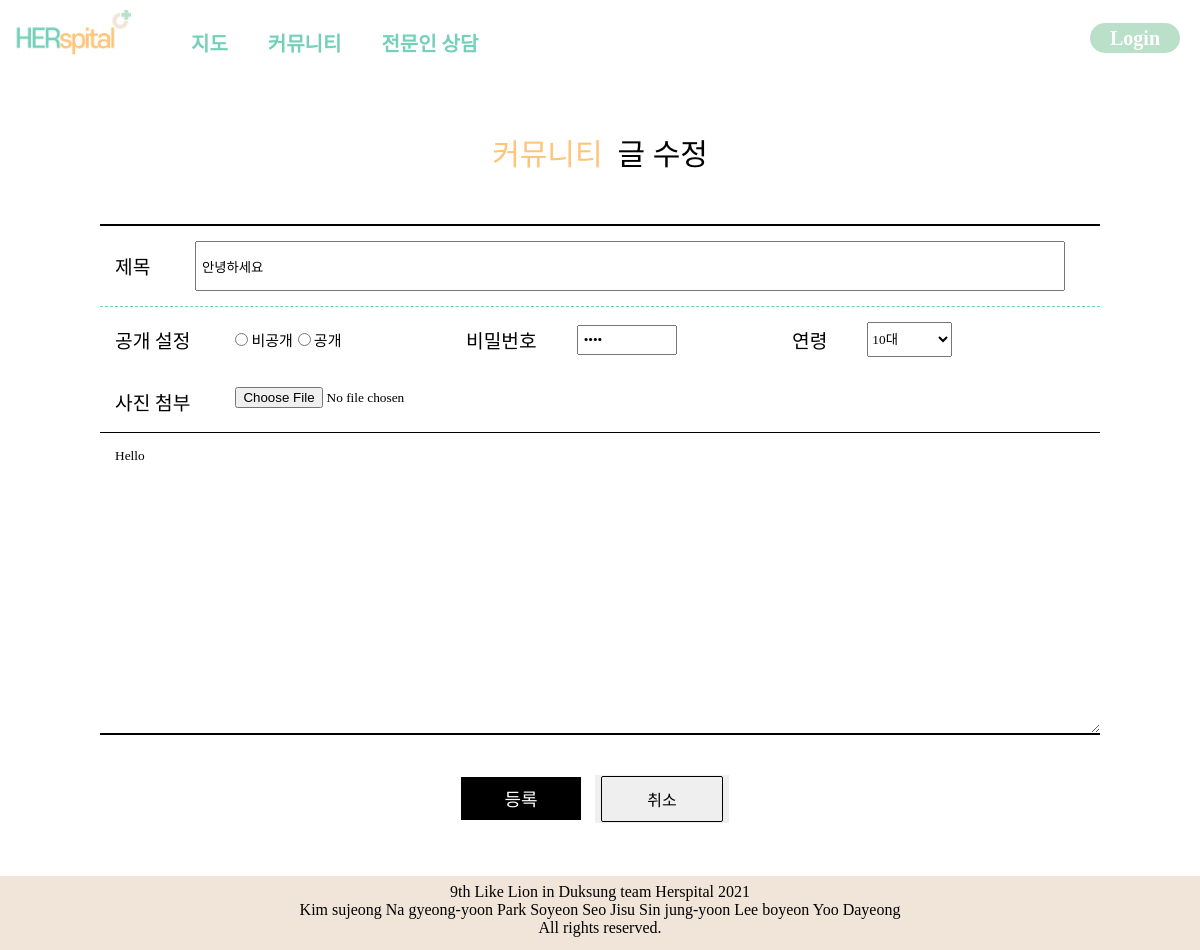
The app's page /community/communityedit/1, older data.
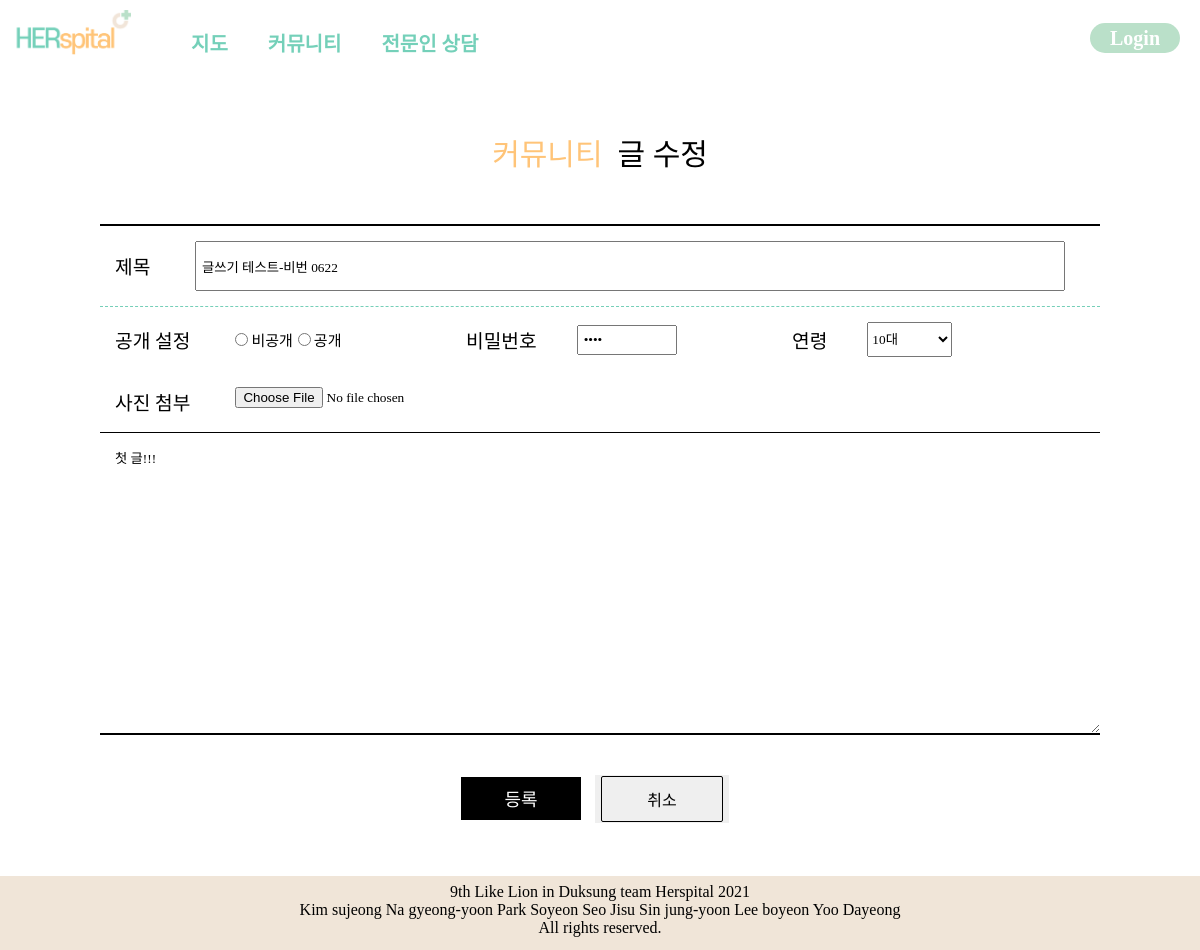
The same page, newer data.
### community/models.py (models this page shows, shortened)
class Community(models.Model):
    title = models.CharField(max_length=200)
    publicSetting = models.BooleanField()
    password_Post = models.CharField(max_length=10, blank=True, null=True)
    age_tag = models.CharField(max_length=100)
    image = models.ImageField(upload_to = "community/", blank=True, null=True)
    body = models.TextField()
    pub_date = models.DateTimeField()
    author = models.ForeignKey(account_models.CustomUser,on_delete=models.CASCADE, null=True)

### community/views.py (the view)
# urls.py: path('communityedit/<str:id>',community_views.communityedit, name="communityedit"),
def communityedit(request,id):
    edit_community = Community.objects.get(id=id)
    return render(request, 'community/communityedit.html', {'edit' : edit_community})

### templates/community/communityedit.html (shortened to what this page needs)
{% load static %}
<!DOCTYPE html>
<html lang="en">
<head>
    <link rel="stylesheet" href="{% static 'css/consulting.css' %}">
</head>
<body>
{% block navbar %}
   {% include "partials/base.html" %}
{% endblock%}
    <p style="text-align: center; font-size:30px; margin-top: 60px;"><span style="color:#FFC478">커뮤니티</span>&nbsp;&nbsp;글 수정</p>
    <form action="{%url 'community:update' edit.id%}" method="post" enctype="multipart/form-data">
        <div class="board_wrap">
            <div class="board_write">
                <div class="title">
                    <dl>
                        <dt>제목</dt>
                        <dd><input type="text" placeholder="제목 입력" name="title" value="{{edit.title}}"></dd>
                    </dl>
                </div>
                <div class="info" style="border-top: 1px dashed #75CFB8;">
                    <dl>
                        <dt>공개 설정</dt>
                        <dd><input type="radio" id="b" style="width: 13px; height: 13px;" name="publicSetting"><span style="font-size: 15px;">비공개</span><input type="radio" id="b" style="width: 13px; height: 13px;" name="publicSetting"><span style="font-size: 15px;">공개</span></dd>
                    </dl>
                    <dl>
                        <dt style="padding-left: 60px;">비밀번호</dt>
                        <dd><input type="password" id="b" style="width: 100px; height: 30px;" name="pwd" value="{{edit.password_Post}}"></dd>
                    </dl>
                    <dl style="padding-left: 95px;">
                        <dt>연령</dt>
                        <dd>
                            <select name="opage" style="width:85px;height:35px;" value="{{edit.opage}}">
                                <option value="10대">10대</option>
                            </select>
                        </dd>
                    </dl style="width: 300px;">
                        <dt>사진 첨부</dt>
                        <input id="file" type="file" name="image" style="height: 30px; padding-left: 45px; padding-top: 30px;" value="{{edit.image}}">
                </div>
                <div class="cont">
                    <textarea placeholder="상담 내용을 작성하세요." name="body">{{edit.body}}</textarea>
                </div>
            </div>
            <div class="bt_wrap">
                <button type="submit" style="border:0; width:120px; font-size: 18px; color: white; background-color: black; height: 43px;">등록</button>
                <button type="submit" style="border:0; outline: none; margin: 10px"><a href="" style="color:black;" onclick="change(this)">취소</a></button>
            </div>
        </div>
    </form>
</body>
</html>
{% block footer %}
    {% include "partials/footer.html" %}
{% endblock %}

Row changes from the older to the newer data that the page shows:
changed Community: title "안녕하세요" → "글쓰기 테스트-비번 0622"; body "Hello" → "첫 글!!!"
